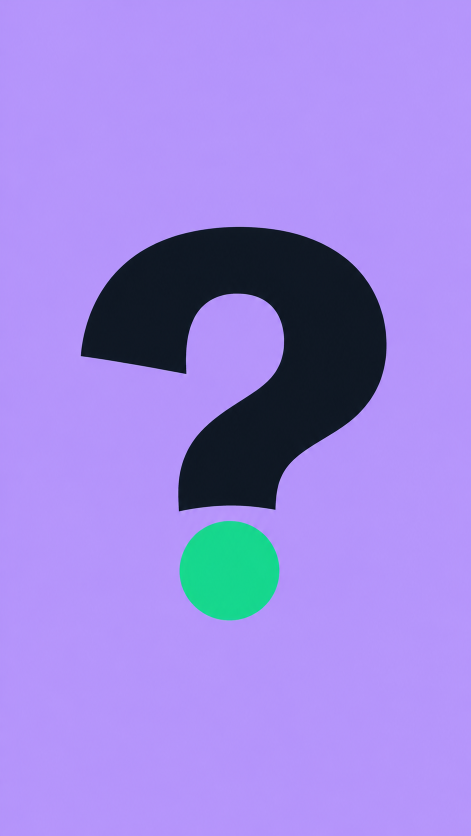
#> input picture vectally/sources/VECTALLY/Highlight/VECTALLY_H04_FAQ.png, 941 x 1672 px (shown at 1/2 size); its folder holds 4 pictures in this run
$ python vectally_highlight_h04_repair.py
#> lines starting #> are read from the running program, lines starting #| are printed output that depends on the picture; after the words box and inside, x2 and y2 are one past the last pixel; in counts of white or black regions, pixels touching at a corner belong together
### vectally/work/native_component_builder.py
from copy import deepcopy
import io
import cv2,numpy as np
from PIL import Image
import resvg_py
from native_contour_path import native_component,render_shape,_join_holes

def fill_holes(mask):
 p=np.pad((mask>0).astype('uint8'),1);cv2.floodFill(p,None,(0,0),2);return (p[1:-1,1:-1]!=2).astype('uint8')

# [9 lines left out: functions native_group, render_node, not called in this run]

class ComponentBuilder:
 def __init__(self,source):self.im=np.asarray(source);self.audit=[]
 def color(self,mask):
  interior=cv2.erode((mask>0).astype('uint8'),np.ones((3,3),np.uint8))>0
  if not interior.any():interior=mask>0
  return '#%02x%02x%02x'%tuple(np.rint(np.median(self.im[interior],axis=0)).astype(int))
 def node(self,mask,name,color=None,fill_ink_holes=False):
  original=(mask>0).astype('uint8');mask=fill_holes(original)if fill_ink_holes else original;color=color or self.color(original);node,meta=native_component(mask,color,name);x,y,w,h=cv2.boundingRect(mask);pad=3;target=np.pad(mask[y:y+h,x:x+w]>0,pad)
  def score(e):
   svg=f'<svg xmlns="http://www.w3.org/2000/svg" width="{w+6}" height="{h+6}" viewBox="{x-pad} {y-pad} {w+6} {h+6}">{render_shape(e)}</svg>';r=np.array(Image.open(io.BytesIO(resvg_py.svg_to_bytes(svg_string=svg))).convert('RGBA'))[:,:,3]>=128;return float((r&target).sum()/(r|target).sum())
  best=(-1,None);ox,oy=node['left'],node['top']
  for dx in np.arange(-.5,.501,.125):
   for dy in np.arange(-.5,.501,.125):
    node['left']=ox+float(dx);node['top']=oy+float(dy);s=score(node)
    if s>best[0]:best=(s,deepcopy(node))
  node=best[1]
  if best[0]<.985:
   local=mask[y:y+h,x:x+w]
   for scale in [2,4,8]:
    high=cv2.resize(local,(w*scale,h*scale),interpolation=cv2.INTER_NEAREST)
    cs,hierarchy=cv2.findContours(high,cv2.RETR_CCOMP,cv2.CHAIN_APPROX_SIMPLE)
    if hierarchy is None:continue
    roots=[i for i,v in enumerate(hierarchy[0])if v[3]<0]
    if len(roots)!=1:continue
    root=roots[0];hole_ids=[];child=hierarchy[0][root][2]
    while child>=0:
     hole_ids.append(child);child=hierarchy[0][child][0]
    for eps in [0,.15,.3,.5,.7,1]:
     outer=cv2.approxPolyDP(cs[root],eps*scale,True).reshape(-1,2)
     holes=[cv2.approxPolyDP(cs[i],eps*scale,True).reshape(-1,2)for i in hole_ids]
     pts=_join_holes(outer,holes,high)/scale+.5/scale
     num=lambda z:f'{z:.3f}'.rstrip('0').rstrip('.')if z!=int(z)else str(int(z));d='M'+' '.join(map(num,pts[0]))+'l'+' '.join(' '.join(map(num,p))for p in np.diff(pts,axis=0))+'Z'
     if len(d.encode())>1850:continue
     for dx in [-.125,0,.125]:
      for dy in [-.125,0,.125]:
       candidate=dict(type='shape',name=name,left=x+dx,top=y+dy,width=w,height=h,viewBox=dict(left=0,top=0,width=w,height=h),paths=[dict(d=d,fill=dict(color=color))]);s=score(candidate)
       if s>best[0]:best=(s,candidate);node=candidate;meta.update(path_bytes=len(d.encode()),epsilon=eps,sampling=scale)
  meta.update(name=name,source_bbox=[x,y,w,h],color=color,mask_iou=best[0],local_geometry_gate='PASS'if best[0]>=.985 else 'FAIL_REQUIRES_ALIGNMENT',printed_ink_holes_filled_in_body=fill_ink_holes,body_tiling=False);self.audit.append(meta);return node

### vectally/work/native_contour_path.py
"""Compact, single-move native paths for whole source components with holes.

Uses the current pipeline's contour approximation. Zero-width bridges preserve
opposite winding, so holes stay transparent without background-colored patches.
Every bridge is checked against the original component before it is emitted.
"""
import cv2
import numpy as np

def _compact_path(points):
    points=np.asarray(points,dtype=int)
    first=points[0]
    delta=np.diff(points,axis=0)
    return f'M{first[0]} {first[1]}l'+ ' '.join(f'{x} {y}' for x,y in delta)+'Z'

# [4 lines left out: function _visible_bridge, not called in this run]

def _join_holes(outer,holes,mask):
    walk=[tuple(map(int,p)) for p in outer]
    for hole in holes:
        distances=((outer[:,None,:].astype(float)-hole[None,:,:])**2).sum(2)
        choice=None
        for flat in np.argsort(distances,axis=None):
            oi,hi=np.unravel_index(flat,distances.shape)
            if _visible_bridge(outer[oi],hole[hi],mask):
                choice=(oi,hi);break
        if choice is None:raise ValueError('No visible bridge for a contour hole')
        oi,hi=choice;anchor=tuple(map(int,outer[oi]));position=walk.index(anchor)
        loop=[tuple(map(int,p)) for p in np.concatenate([hole[hi:],hole[:hi]],axis=0)]
        walk=walk[:position+1]+loop+[loop[0],anchor]+walk[position+1:]
    return np.array(walk,dtype=int)

def native_component(mask,color,name,max_bytes=1850):
    mask=(mask>0).astype('uint8')
    # OpenCV contours run through boundary pixel centers. Extending their right
    # and bottom edges by one pixel converts those centers to SVG pixel-cell
    # boundaries; it prevents a half-pixel loss on both sides of thin strokes.
    mask=cv2.dilate(mask,np.ones((2,2),np.uint8))
    contours,hierarchy=cv2.findContours(mask,cv2.RETR_CCOMP,cv2.CHAIN_APPROX_SIMPLE)
    if hierarchy is None:raise ValueError('Empty component')
    roots=[i for i,h in enumerate(hierarchy[0]) if h[3]<0]
    if len(roots)!=1:raise ValueError('Expected one whole connected component')
    root=roots[0];hole_ids=[];child=hierarchy[0][root][2]
    while child>=0:
        hole_ids.append(child);child=hierarchy[0][child][0]
    for eps in [.05,.15,.25,.35,.45,.55,.7,.85,1.,1.2,1.5]:
        outer=cv2.approxPolyDP(contours[root],eps,True).reshape(-1,2)
        holes=[cv2.approxPolyDP(contours[i],eps,True).reshape(-1,2) for i in hole_ids]
        walk=_join_holes(outer,holes,mask)
        x,y,ww,hh=cv2.boundingRect(contours[root]);width=ww-1;height=hh-1
        if width<=0 or height<=0:raise ValueError('Degenerate component')
        path=_compact_path(walk-[x,y])
        if len(path.encode())<=max_bytes:break
    else:raise ValueError(f'Whole component still exceeds {max_bytes} bytes at 1.5px: {name}')
    node=dict(type='shape',name=name,left=x,top=y,width=width,height=height,
              viewBox=dict(left=0,top=0,width=width,height=height),
              paths=[dict(d=path,fill=dict(color=color))])
    meta=dict(path_bytes=len(path.encode()),points=len(walk),holes=len(holes),
              epsilon=eps,single_move=True,body_tiling=False,background_counterfill=False)
    return node,meta

def render_shape(node):
    return f'<g transform="translate({node["left"]} {node["top"]})">'+''.join(
        f'<path d="{p["d"]}" fill="{p["fill"]["color"]}"/>' for p in node['paths'])+'</g>'

### vectally/work/vectally_highlight_h04_repair.py
from vpaths import VSRC_, REPORT_FONT_  # portable paths (was D:/ and C:/)
from pathlib import Path
import json,gzip,hashlib
import cv2,numpy as np
from PIL import Image,ImageDraw,ImageFont
import resvg_py
from native_component_builder import ComponentBuilder,native_group,render_node
from normalize_native_package import normalize_package
SOURCE=next(Path(VSRC_+'/Highlight').glob('VECTALLY_H04_*.png'));OUT=Path('outputs/VECTALLY-highlight-repair/H04');OUT.mkdir(parents=True,exist_ok=True);im=np.array(Image.open(SOURCE).convert('RGB'));a=im.astype(int);h,w=im.shape[:2];b=ComponentBuilder(im);dark=(a.max(2)<80).astype('uint8');green=((a[:,:,0]<90)&(a[:,:,1]>100)&(a[:,:,2]>65)).astype('uint8');assert cv2.boundingRect(dark)==(162,454,611,568);assert cv2.boundingRect(green)==(359,1042,200,199);body=b.node(dark,'Simbol FAQ: badan tanda tanya utuh');dot=b.node(green,'Simbol FAQ: titik hijau utuh');asset=native_group('SIMBOL FAQ - badan tanda tanya dan titik aksen',[body,dot]);color='#%02x%02x%02x'%tuple(np.rint(np.median(im[20:150,20:150],axis=(0,1))).astype(int));bg=dict(type='shape',name='Latar kandidat: gradasi sumber belum dipulihkan',left=0,top=0,width=w,height=h,viewBox=dict(left=0,top=0,width=w,height=h),paths=[dict(d=f'M0 0H{w}V{h}H0Z',fill=dict(color=color))]);package=normalize_package(dict(format='cusbe-canva-package',version=2,source='H04 - SIMBOL FAQ UTUH',width=w,height=h,elements=[bg,asset],summary={},warnings=['Local icon geometry candidate only; actual Canva import/export not yet tested.','Question mark is currently a vector icon; native text interpretation remains an explicit open audit item.','Subtle source gradients and grain remain unresolved.']));raw=json.dumps(package,ensure_ascii=False).encode();(OUT/'CANVA_PACKAGE.json').write_bytes(raw);(OUT/'package.gz').write_bytes(gzip.compress(raw));svg=f'<svg xmlns="http://www.w3.org/2000/svg" width="{w}" height="{h}">'+''.join(render_node(e)for e in package['elements'])+'</svg>';(OUT/'preview.svg').write_text(svg);(OUT/'preview.png').write_bytes(resvg_py.svg_to_bytes(svg_string=svg));(OUT/'inventory.json').write_text(json.dumps(dict(source=str(SOURCE),sha256=hashlib.sha256(SOURCE.read_bytes()).hexdigest(),semantic_assets=['whole FAQ question symbol with integrated accent dot'],native_components=b.audit,question_symbol='vector icon candidate; native text scope remains open',ownership='explicit source components belonging to the same symbol',nearest_object_assignment=False,body_tiling=False),indent=2));(OUT/'QA.json').write_text(json.dumps(dict(stage='LOCAL_GEOMETRY_CANDIDATE_REQUIRES_TEXT_POLICY_AND_CANVA_QA',minimum_component_mask_iou=min(x['mask_iou']for x in b.audit),geometry_gates=[x['local_geometry_gate']for x in b.audit],native_text_policy='QUESTION_ICON_SCOPE_UNRESOLVED',gradients='UNRESOLVED',buyer='NOT_TESTED',**package['summary']),indent=2));sheet=Image.new('RGB',(1000,980),'#e7edf4');dr=ImageDraw.Draw(sheet);font=ImageFont.truetype(REPORT_FONT_,24)
#> further down, im is the input picture: shape (1672, 941, 3); mean R, G, B 158.4, 135.2, 223.8
#> after `h, w = im.shape[:2]`: h = 1672; w = 941
#> after `dark = (a.max(2) < 80).astype('uint8')`:
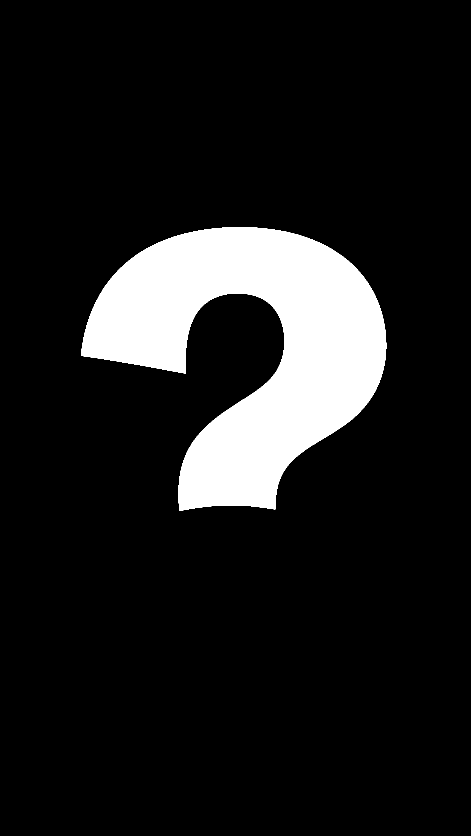
#> dark: shape (1672, 941) (shown at 1/2 size); values 0 (black) and 1 (white), 11.4% white; 1 white region, box (x1, y1, x2, y2) and area: (162, 454, 773, 1022) 179882
#> after `green = ((a[:, :, 0] < 90) & (a[:, :, 1] > 100) & (a[:, :, 2] > 65)).a`:
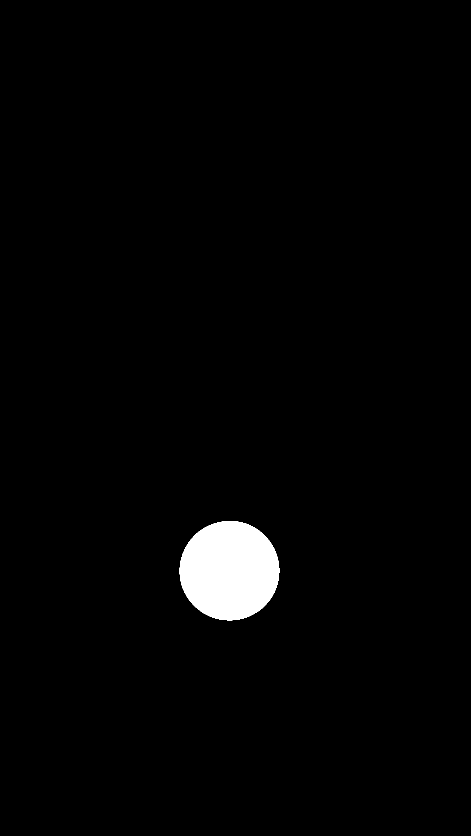
#> green: shape (1672, 941) (shown at 1/2 size); values 0 (black) and 1 (white), 2% white; 1 white region, box (x1, y1, x2, y2) and area: (359, 1042, 559, 1241) 31149
#> in node, `color = color or self.color(original)`: color = '#0f1723'
#> in node, `node, meta = native_component(mask, color, name)`: node = 8 items; meta = {'path_bytes': 1177, 'points': 223, 'holes': 0, 'epsilon': 0.7, 'single_move': True, 'body_tiling': False, 'background_counterfill': False}
#> in node, `x, y, w, h = cv2.boundingRect(mask)`: x = 162; y = 454; w = 611; h = 568
#> in node, `target = np.pad(mask[y:y + h, x:x + w] > 0, pad)`:
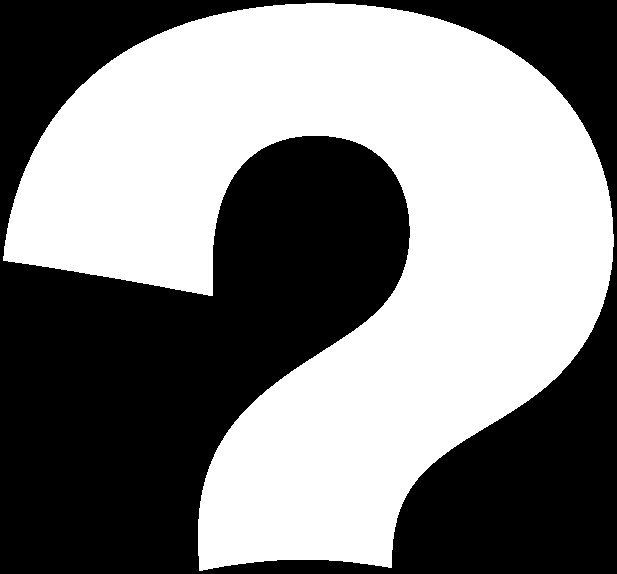
#> target: shape (574, 617) bool; 50.8% white; 1 black region, box (x1, y1, x2, y2) and area: (0, 0, 617, 574) 174276
#> in node, `ox, oy = (node['left'], node['top'])`: ox = 162; oy = 454
#> (the run stopped early here; a loop or call above may not have finished)
